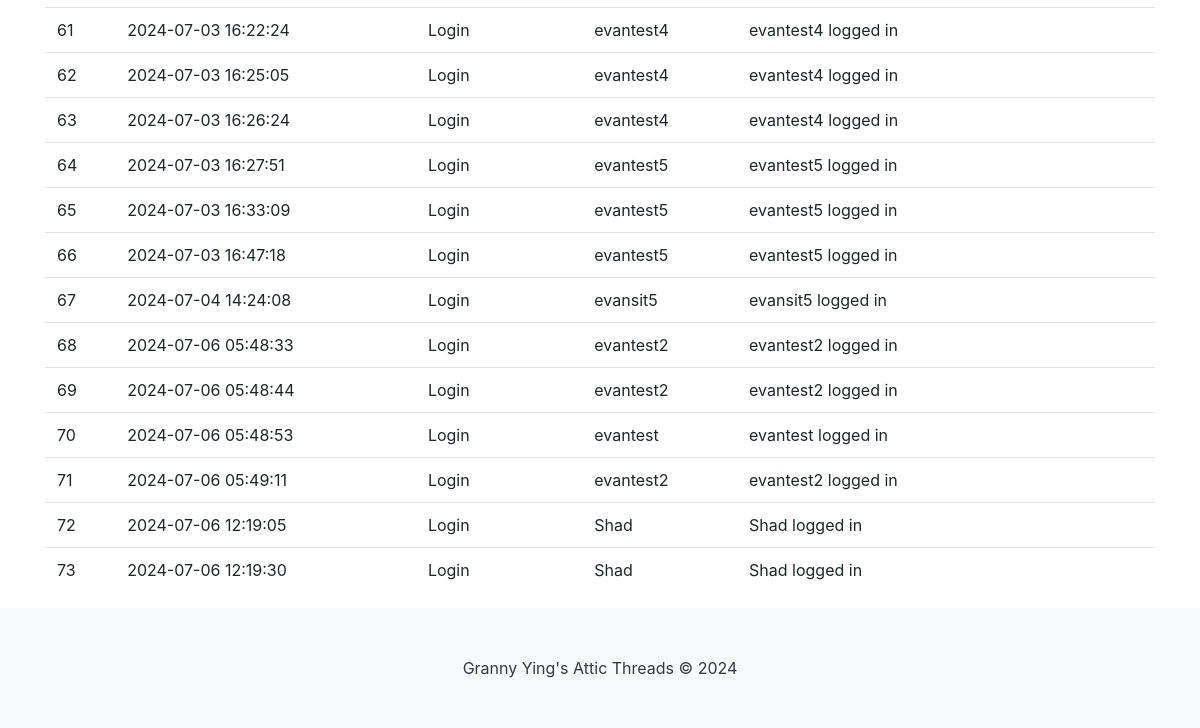
Page /logs (lower part) on the earlier database version.
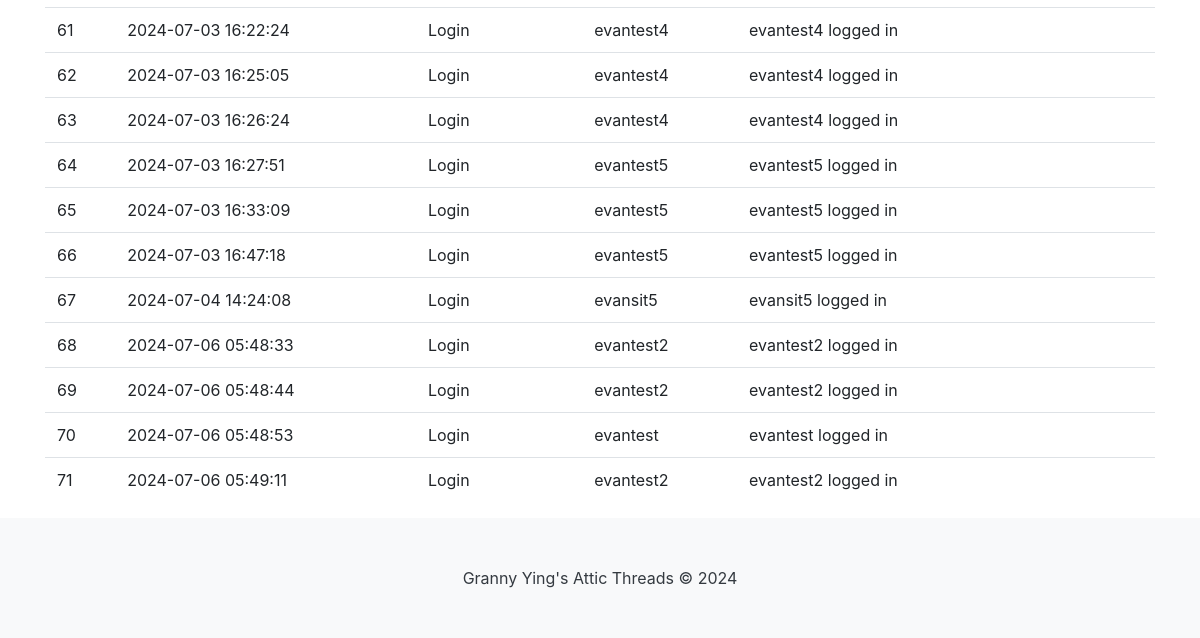
Same page on the later database version.
### tables this page shows
CREATE TABLE Logs (
        id INTEGER PRIMARY KEY AUTOINCREMENT,
        timestamp TEXT DEFAULT CURRENT_TIMESTAMP,
        event_type TEXT,
        user_id INTEGER,
        details TEXT
    );

### app.py (the view)
@app.route("/logs")
def logs():
    con = sqlite3.connect("database.db")
    con.row_factory = sqlite3.Row
    cur = con.cursor()
    cur.execute("SELECT * FROM Logs")
    rows = cur.fetchall()
    con.close()
    return render_template("logs.html", rows=rows)

### app.py (called while the page is built)
@app.before_request
def make_session_permanent():
    session.permanent = True
    app.permanent_session_lifetime = timedelta(minutes=15)
    session.modified = True

### templates/logs.html (shortened to what this page needs)
<html lang="en">
{% include "header.html" %}
<head>
        {% block content %} -->
    <link rel="stylesheet" href="https://stackpath.bootstrapcdn.com/bootstrap/4.3.1/css/bootstrap.min.css">
</head>
<body>
    <div class="container mt-5">
        <table class="table table-hover">
            <tbody>
                {% for row in rows %}
                <tr>
                    <td>{{ row["id"] }}</td>
                    <td>{{ row["timestamp"] }}</td>
                    <td>{{ row["event_type"] }}</td>
                    <td>{{ row["user_id"] }}</td>
                    <td>{{ row["details"] }}</td>
                </tr>
                {% endfor %}
            </tbody>
        </table>
    </div>
    {% include "footer.html" %}
</body>
</html>
{% endblock %}

### templates/header.html (shortened to what this page needs)
<head>
    <link rel="stylesheet" type="text/css" href="{{ url_for('static', filename='css/site.css')}}" />
    <link rel="stylesheet" href="https://cdn.jsdelivr.net/npm/bootstrap@4.1.3/dist/css/bootstrap.min.css">
    <link rel="stylesheet" href="https://cdn.jsdelivr.net/npm/bootstrap-select@1.13.14/dist/css/bootstrap-select.min.css">
</head>

### templates/footer.html
<footer class="py-5" style="margin-top: auto; background-color: #f8f9fa;">
   <div class="container text-center">
       <span class="text-dark">Granny Ying's Attic Threads &copy; 2024</span>
   </div>
</footer>

### static/css/site.css (style rules this page uses)
html, body { height: 100%; margin: 0; padding: 0; }
body { display: flex; flex-direction: column; }
footer { background-color: rgb(86, 136, 132); width: 100%; flex-shrink: 0; }

Differences in the rows shown:
removed Logs: id "72", timestamp "2024-07-06 12:19:05", event_type "Login", user_id "Shad", details "Shad logged in"
removed Logs: id "73", timestamp "2024-07-06 12:19:30", event_type "Login", user_id "Shad", details "Shad logged in"
